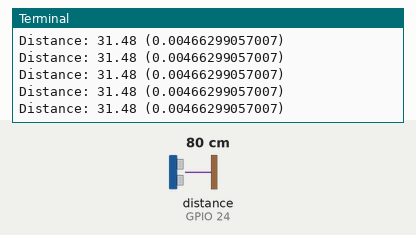
Simulated run of this program. Board: Raspberry Pi (BCM pin numbers). Shown: the last lines printed to the terminal. The inputs (shaded band) are chosen by the test bench; at power-on: distance to the obstacle (sensor on GPIO 24) 80 cm. The echo pulse lasts 58.3 µs per cm; the clock reads 2024-03-15 10:24:30 at power-on unless the program sets it.

Above: at 1.7 s.
1.8 s: distance to the obstacle (sensor on GPIO 24) set to 2 cm
At 1.88 s:
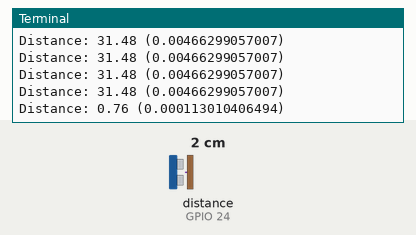
3.3 s: distance to the obstacle (sensor on GPIO 24) set to 4 cm
At 3.39 s:
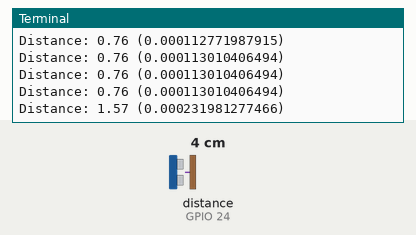
Timing chart, 0 to 6.3 s (numbered marks = the images above; inputs shaded):
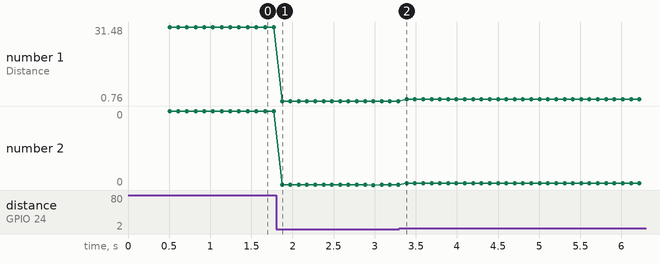

The program:

sonar.py
```python
import RPi.GPIO as GPIO
import time

GPIO.setmode(GPIO.BCM)

portTrig = 23
portEcho = 24

GPIO.setup(portTrig, GPIO.OUT)
GPIO.setup(portEcho, GPIO.IN, pull_up_down=GPIO.PUD_DOWN)

#reset Trigger and let settle
GPIO.output(portTrig, False)
time.sleep(0.5)

#Start ranging
try:
    while True:
        GPIO.output(portTrig, True)
        time.sleep(0.00001)
        GPIO.output(portTrig, False)

        pulse_start = time.time()
        while not GPIO.input(portEcho):
            pulse_start = time.time()

        pulse_end = pulse_start
        while GPIO.input(portEcho):
            pulse_end = time.time()

        pulse_duration = pulse_end - pulse_start

        if pulse_duration  < 0.023:  # otherwise timeout
            #distance = (duration / 2) * speed_of_sound
            #speed_of_sound = 343 m/s = 34300 cm/s = 1125 ft/s = 13504 in/s
            distance = (pulse_duration / 2) * 13504

            print "Distance: {:0.2f} ({})".format(distance, pulse_duration)
        time.sleep(0.1)

except KeyboardInterrupt:
    pass

finally:
    GPIO.cleanup()
```

Measured:
- after the input at 1.8 s, the terminal: prints a new line after 0.07 s (image 1)
- after the input at 3.3 s, the terminal: prints a new line after 0.09 s (image 2)
- plotted number 1: 31.48 → 0.76 after the input at 1.8 s, 0.76 → 1.57 after the input at 3.3 s
- plotted number 2: 0 → 0 after the input at 1.8 s, 0 → 0 after the input at 3.3 s
